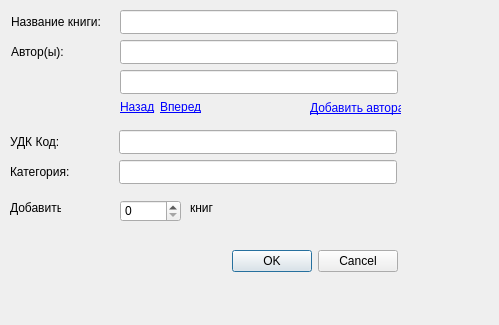
<?xml version="1.0" encoding="UTF-8"?>
<ui version="4.0">
 <class>editbookdialog</class>
 <widget class="QDialog" name="editbookdialog">
  <property name="geometry">
   <rect>
    <x>0</x>
    <y>0</y>
    <width>499</width>
    <height>325</height>
   </rect>
  </property>
  <property name="windowTitle">
   <string>Dialog</string>
  </property>
  <widget class="QLineEdit" name="categoryLineEdit">
   <property name="geometry">
    <rect>
     <x>119</x>
     <y>160</y>
     <width>278</width>
     <height>24</height>
    </rect>
   </property>
   <property name="minimumSize">
    <size>
     <width>0</width>
     <height>24</height>
    </size>
   </property>
  </widget>
  <widget class="QLineEdit" name="UDKCodeLineEdit">
   <property name="geometry">
    <rect>
     <x>119</x>
     <y>130</y>
     <width>278</width>
     <height>24</height>
    </rect>
   </property>
   <property name="minimumSize">
    <size>
     <width>0</width>
     <height>24</height>
    </size>
   </property>
  </widget>
  <widget class="QLabel" name="label_2">
   <property name="geometry">
    <rect>
     <x>11</x>
     <y>40</y>
     <width>97</width>
     <height>24</height>
    </rect>
   </property>
   <property name="text">
    <string>Автор(ы):</string>
   </property>
  </widget>
  <widget class="QLineEdit" name="surnameLineEdit">
   <property name="geometry">
    <rect>
     <x>120</x>
     <y>40</y>
     <width>278</width>
     <height>24</height>
    </rect>
   </property>
   <property name="minimumSize">
    <size>
     <width>0</width>
     <height>24</height>
    </size>
   </property>
  </widget>
  <widget class="QLabel" name="label_4">
   <property name="geometry">
    <rect>
     <x>10</x>
     <y>160</y>
     <width>97</width>
     <height>24</height>
    </rect>
   </property>
   <property name="text">
    <string>Категория:</string>
   </property>
  </widget>
  <widget class="QLabel" name="label">
   <property name="geometry">
    <rect>
     <x>11</x>
     <y>10</y>
     <width>97</width>
     <height>24</height>
    </rect>
   </property>
   <property name="text">
    <string>Название книги:</string>
   </property>
  </widget>
  <widget class="QLabel" name="label_3">
   <property name="geometry">
    <rect>
     <x>10</x>
     <y>130</y>
     <width>97</width>
     <height>24</height>
    </rect>
   </property>
   <property name="text">
    <string>УДК Код:</string>
   </property>
  </widget>
  <widget class="QLineEdit" name="bookNameLineEdit">
   <property name="geometry">
    <rect>
     <x>120</x>
     <y>10</y>
     <width>278</width>
     <height>24</height>
    </rect>
   </property>
   <property name="minimumSize">
    <size>
     <width>0</width>
     <height>24</height>
    </size>
   </property>
  </widget>
  <widget class="QDialogButtonBox" name="buttonBox">
   <property name="geometry">
    <rect>
     <x>11</x>
     <y>250</y>
     <width>387</width>
     <height>23</height>
    </rect>
   </property>
   <property name="orientation">
    <enum>Qt::Horizontal</enum>
   </property>
   <property name="standardButtons">
    <set>QDialogButtonBox::Cancel|QDialogButtonBox::Ok</set>
   </property>
  </widget>
  <widget class="QLineEdit" name="nameLineEdit">
   <property name="geometry">
    <rect>
     <x>120</x>
     <y>70</y>
     <width>278</width>
     <height>24</height>
    </rect>
   </property>
   <property name="minimumSize">
    <size>
     <width>0</width>
     <height>24</height>
    </size>
   </property>
  </widget>
  <widget class="QLabel" name="linkBack">
   <property name="geometry">
    <rect>
     <x>120</x>
     <y>100</y>
     <width>46</width>
     <height>13</height>
    </rect>
   </property>
   <property name="text">
    <string>&lt;a href=&quot;somesite.com&quot;&gt;Назад&lt;/a&gt;</string>
   </property>
  </widget>
  <widget class="QLabel" name="linkForward">
   <property name="geometry">
    <rect>
     <x>160</x>
     <y>100</y>
     <width>46</width>
     <height>13</height>
    </rect>
   </property>
   <property name="text">
    <string>&lt;a href=&quot;somesite.com&quot;&gt;Вперед&lt;/a&gt;</string>
   </property>
  </widget>
  <widget class="QLabel" name="linkAppendAuthor">
   <property name="geometry">
    <rect>
     <x>310</x>
     <y>100</y>
     <width>91</width>
     <height>16</height>
    </rect>
   </property>
   <property name="text">
    <string>&lt;a href=&quot;somesite.com&quot;&gt;Добавить автора&lt;/a&gt;</string>
   </property>
  </widget>
  <widget class="QLabel" name="label_8">
   <property name="geometry">
    <rect>
     <x>10</x>
     <y>200</y>
     <width>51</width>
     <height>16</height>
    </rect>
   </property>
   <property name="text">
    <string>Добавить</string>
   </property>
  </widget>
  <widget class="QSpinBox" name="bookAmountSpinBox">
   <property name="geometry">
    <rect>
     <x>120</x>
     <y>200</y>
     <width>61</width>
     <height>22</height>
    </rect>
   </property>
  </widget>
  <widget class="QLabel" name="label_9">
   <property name="geometry">
    <rect>
     <x>190</x>
     <y>200</y>
     <width>51</width>
     <height>16</height>
    </rect>
   </property>
   <property name="text">
    <string>книг</string>
   </property>
  </widget>
 </widget>
 <resources/>
 <connections/>
</ui>
